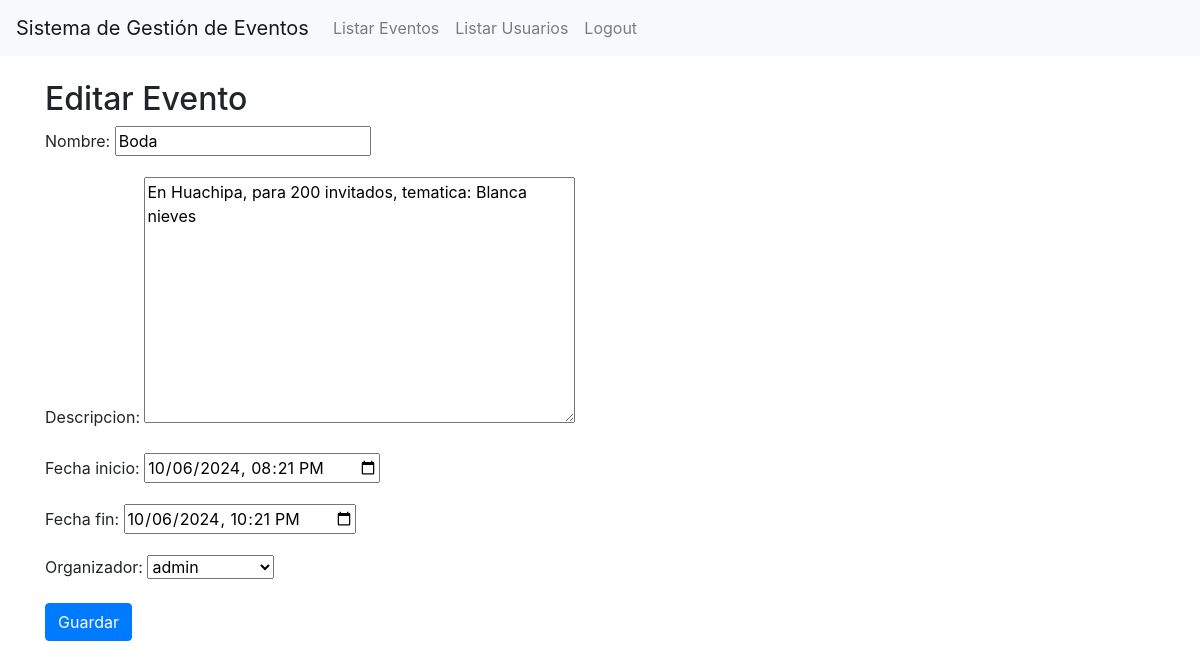
Page /editar_evento/1/ (signed in) on the committed database.
### eventos/models.py (models this page shows, shortened)
class Evento(models.Model):
    nombre = models.CharField(max_length=255)
    descripcion = models.TextField()
    fecha_inicio = models.DateTimeField()
    fecha_fin = models.DateTimeField()
    organizador = models.ForeignKey(Usuario, on_delete=models.CASCADE, related_name='eventos_organizados')

### eventos/views.py (the view)
# urls.py: path('editar_evento/<int:evento_id>/', views.editar_evento, name='editar_evento'),
@login_required
def editar_evento(request, evento_id):
    evento = get_object_or_404(Evento, id=evento_id)
    if request.method == 'POST':
        form = EventoForm(request.POST, instance=evento)
        if form.is_valid():
            form.save()
            return redirect('listar_eventos')
    else:
        form = EventoForm(instance=evento)
    return render(request, 'editar_evento.html', {'form': form})

### eventos/forms.py
class EventoForm(forms.ModelForm):
    class Meta:
        model = Evento
        fields = ['nombre', 'descripcion', 'fecha_inicio', 'fecha_fin', 'organizador']
        widgets = {
            'fecha_inicio': forms.DateTimeInput(attrs={'type': 'datetime-local'}),
            'fecha_fin': forms.DateTimeInput(attrs={'type': 'datetime-local'}),
        }

### eventos/templates/editar_evento.html (shortened to what this page needs)
{% extends 'base.html' %}
{% block content %}
<h2>Editar Evento</h2>
<form method="post">
    {{ form.as_p }}
    <button type="submit" class="btn btn-primary">Guardar</button>
</form>
{% endblock %}

### rows in the picture
Evento: nombre "Boda", descripcion "En Huachipa, para 200 invitados, tematica: Blanca nieves", fecha_inicio "10/06/2024 20:21", fecha_fin "10/06/2024 22:21", organizador "admin"
